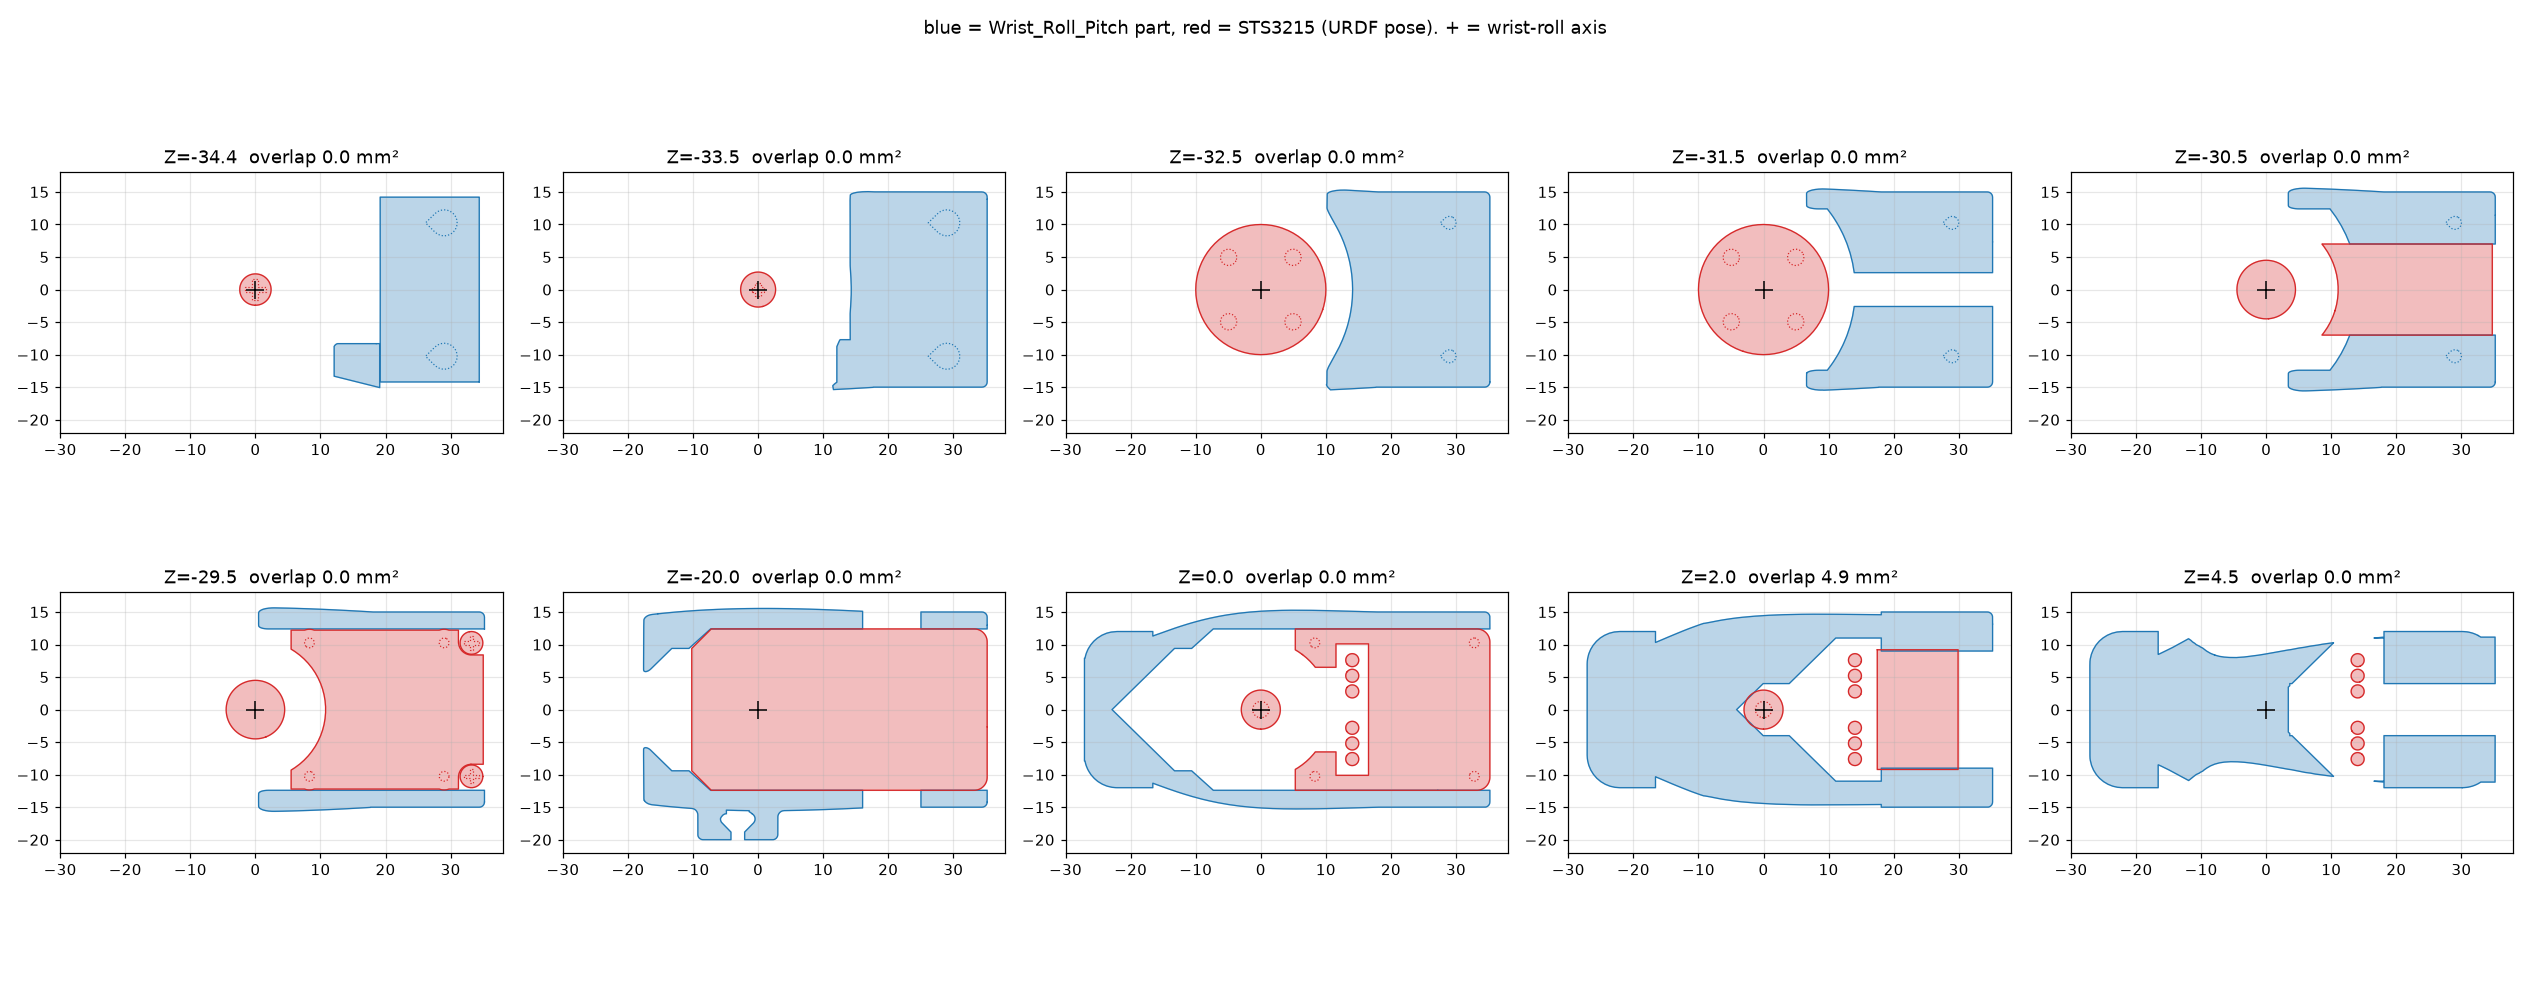

Write Python code to recreate this figure.
import sys, trimesh, numpy as np, matplotlib; matplotlib.use("Agg"); import matplotlib.pyplot as plt
from trimesh.transformations import euler_matrix, translation_matrix, inverse_matrix
def T(xyz,rpy): return translation_matrix(xyz) @ euler_matrix(*rpy, axes="sxyz")
Tps=inverse_matrix(T([0,-0.028,0.0181],[-1.5708,-1.5708,0]))@T([0,-0.0424,0.0306],[1.5708,1.5708,0])
V=trimesh.load("ref/sts3215_03a_no_horn_v1.stl"); V.apply_transform(Tps); V.apply_scale(1000); V.export("ref/servo_in_part_frame.stl")
P=trimesh.load("ref/Wrist_Roll_Pitch_SO101.stl")
zs=[float(z) for z in sys.argv[1].split(",")]
def draw(ax,m,z,c,lab):
    s=m.section(plane_origin=[0,0,z],plane_normal=[0,0,1])
    if s is None: return []
    p,_=s.to_2D(to_2D=np.eye(4)); out=[]
    for g in p.polygons_full:
        xs,ys=g.exterior.xy; ax.fill(xs,ys,alpha=.3,color=c); ax.plot(xs,ys,color=c,lw=.8)
        for h in g.interiors: hx,hy=h.xy; ax.plot(hx,hy,color=c,lw=.8,ls=":")
        out.append(g)
    return out
fig,axs=plt.subplots(2,(len(zs)+1)//2,figsize=(4.6*((len(zs)+1)//2),9))
for ax,z in zip(axs.flat,zs):
    gp=draw(ax,P,z,"C0","part"); gs=draw(ax,V,z,"C3","servo")
    inter=sum(a.intersection(b).area for a in gp for b in gs)
    ax.set_title(f"Z={z}  overlap {inter:.1f} mm²"); ax.set_aspect("equal"); ax.grid(alpha=.3)
    ax.plot(0,0,"k+",ms=12); ax.set_xlim(-30,38); ax.set_ylim(-22,18)
    sb=[np.round(g.bounds,1).tolist() for g in gs]; print(f"Z={z} servo regions {sb} overlap {inter:.2f}")
fig.suptitle("blue = Wrist_Roll_Pitch part, red = STS3215 (URDF pose). + = wrist-roll axis")
fig.tight_layout(); fig.savefig(sys.argv[2],dpi=110)
print("servo z-range", np.round(V.bounds[:,2],2))
